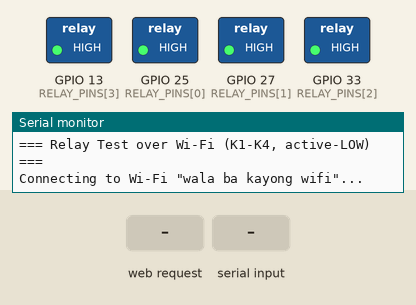
Recording of a sketch running on a simulated ESP32. Parts: switched loads named in the sketch (green lamp = pin HIGH), the last lines printed to the serial monitor. The inputs (shaded band) are chosen by the test bench. WiFi joins after 1.5 s; servers stay silent unless stated.

Above: at 1.2 s.
1.3 s: HTTP request GET /api/toggle?ch=1 received
At 2.5 s:
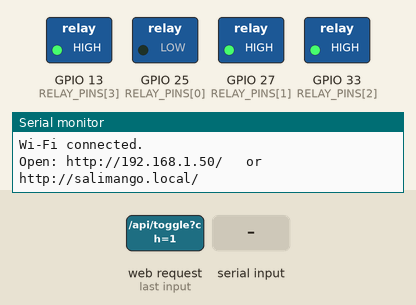
2.8 s: "90 45\n" received over Serial
At 3.9 s:
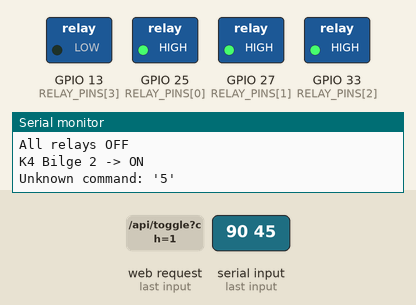
4.3 s: HTTP request GET /api/all?on=1 received
At 5.0 s:
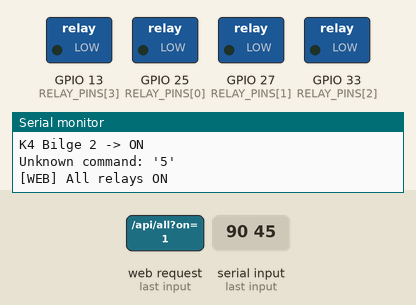
5.8 s: "1\n" received over Serial
At 6.1 s:
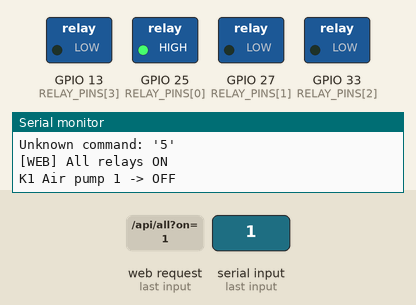
7.3 s: "30 150\n" received over Serial
At 8.5 s:
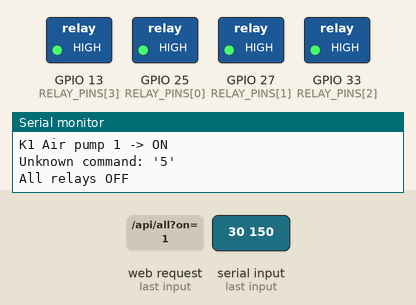
8.8 s: "a 45\n" received over Serial
At 9.6 s:
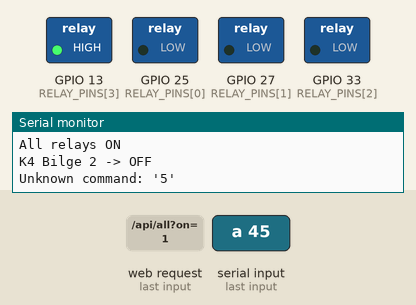
Timing chart, 0 to 11.3 s (numbered marks = the images above; inputs shaded):
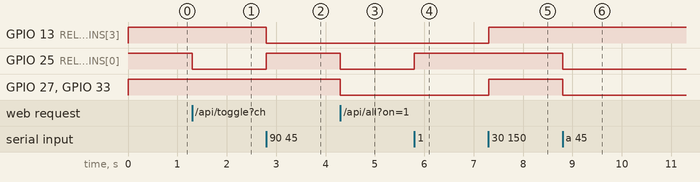

The sketch:

relay_wifi_test_k1k4.ino
```cpp
/*
  S.A.L.I.M.A.N.G.O. - Relay Test K1-K4 over 2.4 GHz Wi-Fi (ESP32 #1, float node)
  File: relay_wifi_test_k1k4.ino
  -------------------------------------------------------------------------
  Controls K1-K4 from a web page on the same Wi-Fi network.
  Serial commands still work (115200 baud).

  5 V 8-channel relay module (SRD-05VDC), ACTIVE-LOW (LOW = ON).
    K1  IN1  GPIO 25  Air pump 1
    K2  IN2  GPIO 27  Air pump 2
    K3  IN3  GPIO 33  Bilge pump 1
    K4  IN4  GPIO 13  Bilge pump 2

  Notes:
    - ESP32 supports 2.4 GHz Wi-Fi only (not 5 GHz).
    - GPIO 25/27/13 are ADC2 pins. Wi-Fi only blocks ADC2 *analog reads*;
      digital output to the relays is not affected. The analog sensors
      (pH 34, EC 35, DO 36) are on ADC1 and also work with Wi-Fi on.
    - The page has NO password. Use it only on your own private network
      for bench testing.

  How to use:
    1. Put your Wi-Fi name and password below.
    2. Upload with the laptop USB (buck USB unplugged).
    3. Open Serial Monitor (115200). Note the IP address printed.
    4. On a phone/laptop on the SAME Wi-Fi, open  http://<IP>/
       or try  http://salimango.local/

  Serial commands: 1-4 toggle | 0 all OFF | a all ON | p status | i IP
*/

#include <WiFi.h>
#include <WebServer.h>
#include <ESPmDNS.h>

// ---------- Wi-Fi credentials (edit these) ----------
const char* WIFI_SSID = "wala ba kayong wifi";
const char* WIFI_PASS = "Fortuna369@192629";
const char* MDNS_NAME = "salimango";            // -> http://salimango.local/

// ---------- Relays ----------
const uint8_t NUM_RELAYS = 4;
const uint8_t RELAY_PINS[NUM_RELAYS] = {25, 27, 33, 13};
const char* RELAY_NAMES[NUM_RELAYS] = {
  "K1 Air pump 1", "K2 Air pump 2", "K3 Bilge 1", "K4 Bilge 2"
};
bool relayOn[NUM_RELAYS] = {false, false, false, false};

WebServer server(80);

// ---------- Wi-Fi reconnect (non-blocking) ----------
const unsigned long WIFI_RETRY_MS = 10000;
unsigned long lastWifiAttempt = 0;
bool wasConnected = false;
bool mdnsStarted = false;

// ---------------------------------------------------------------
void setRelay(uint8_t i, bool on) {
  if (i >= NUM_RELAYS) return;
  relayOn[i] = on;
  digitalWrite(RELAY_PINS[i], on ? LOW : HIGH);   // active-LOW
}

void setAll(bool on) {
  for (uint8_t i = 0; i < NUM_RELAYS; i++) setRelay(i, on);
}

String statusJson() {
  String s = "{\"relays\":[";
  for (uint8_t i = 0; i < NUM_RELAYS; i++) {
    if (i) s += ",";
    s += "{\"ch\":" + String(i + 1) +
         ",\"name\":\"" + RELAY_NAMES[i] + "\"" +
         ",\"gpio\":" + String(RELAY_PINS[i]) +
         ",\"on\":" + (relayOn[i] ? "true" : "false") + "}";
  }
  s += "],\"rssi\":" + String(WiFi.RSSI()) + "}";
  return s;
}

void printStatus() {
  Serial.println(F("--- Relay status ---"));
  for (uint8_t i = 0; i < NUM_RELAYS; i++) {
    Serial.printf("%s (GPIO %u): %s\n", RELAY_NAMES[i], RELAY_PINS[i],
                  relayOn[i] ? "ON" : "OFF");
  }
}

void printIP() {
  if (WiFi.status() == WL_CONNECTED) {
    Serial.print(F("Open: http://"));
    Serial.print(WiFi.localIP());
    Serial.printf("/   or   http://%s.local/\n", MDNS_NAME);
  } else {
    Serial.println(F("Wi-Fi not connected."));
  }
}

// ---------- Web page ----------
const char PAGE[] PROGMEM = R"HTML(
<!doctype html><html><head>
<meta charset="utf-8"><meta name="viewport" content="width=device-width,initial-scale=1">
<title>Relay Test</title>
<style>
 body{font-family:system-ui,sans-serif;max-width:420px;margin:24px auto;padding:0 16px;background:#f4f6f8;color:#1b1f24}
 h1{font-size:20px;margin:0 0 4px}
 .sub{color:#5b6570;font-size:13px;margin-bottom:16px}
 .row{display:flex;align-items:center;justify-content:space-between;background:#fff;border-radius:10px;padding:12px 14px;margin:8px 0;box-shadow:0 1px 2px rgba(0,0,0,.08)}
 .name{font-weight:600}.gpio{font-size:12px;color:#5b6570}
 button{border:0;border-radius:8px;padding:10px 16px;font-size:15px;font-weight:600;cursor:pointer;min-width:84px}
 .on{background:#1f9d55;color:#fff}.off{background:#d5dbe1;color:#1b1f24}
 .all{display:flex;gap:8px;margin-top:14px}.all button{flex:1}
 .alloff{background:#c0392b;color:#fff}.allon{background:#1f6fb2;color:#fff}
 #msg{font-size:12px;color:#5b6570;margin-top:12px}
</style></head><body>
<h1>Relay Test (K1–K4)</h1>
<div class="sub">S.A.L.I.M.A.N.G.O. float node · active-LOW</div>
<div id="list"></div>
<div class="all">
 <button class="allon" onclick="allSet(1)">All ON</button>
 <button class="alloff" onclick="allSet(0)">All OFF</button>
</div>
<div id="msg">Loading…</div>
<script>
async function load(){
 try{
  const r=await fetch('/api/status');const d=await r.json();
  document.getElementById('list').innerHTML=d.relays.map(x=>
   `<div class="row"><div><div class="name">${x.name}</div><div class="gpio">IN${x.ch} · GPIO ${x.gpio}</div></div>
    <button class="${x.on?'on':'off'}" onclick="tog(${x.ch})">${x.on?'ON':'OFF'}</button></div>`).join('');
  document.getElementById('msg').textContent='Connected · Wi-Fi signal '+d.rssi+' dBm';
 }catch(e){document.getElementById('msg').textContent='Not reachable. Check Wi-Fi.';}
}
async function tog(ch){await fetch('/api/toggle?ch='+ch);load();}
async function allSet(v){await fetch('/api/all?on='+v);load();}
load();setInterval(load,2000);
</script></body></html>
)HTML";

// ---------- HTTP handlers ----------
void handleRoot()   { server.send_P(200, "text/html", PAGE); }
void handleStatus() { server.send(200, "application/json", statusJson()); }

void handleToggle() {
  int ch = server.arg("ch").toInt();             // 1..4
  if (ch < 1 || ch > NUM_RELAYS) {
    server.send(400, "application/json", "{\"error\":\"ch must be 1-4\"}");
    return;
  }
  uint8_t i = ch - 1;
  setRelay(i, !relayOn[i]);
  Serial.printf("[WEB] %s -> %s\n", RELAY_NAMES[i], relayOn[i] ? "ON" : "OFF");
  server.send(200, "application/json", statusJson());
}

void handleAll() {
  bool on = server.arg("on") == "1";
  setAll(on);
  Serial.printf("[WEB] All relays %s\n", on ? "ON" : "OFF");
  server.send(200, "application/json", statusJson());
}

// ---------- Wi-Fi ----------
void startWifi() {
  WiFi.mode(WIFI_STA);
  // Lower Wi-Fi TX power to reduce current spikes (helps prevent brownout
  // resets when powered from USB). Enough range for indoor bench testing.
  WiFi.setTxPower(WIFI_POWER_8_5dBm);
  WiFi.setAutoReconnect(true);
  WiFi.begin(WIFI_SSID, WIFI_PASS);
  lastWifiAttempt = millis();
  Serial.printf("Connecting to Wi-Fi \"%s\"...\n", WIFI_SSID);
}

void serviceWifi() {
  bool connected = (WiFi.status() == WL_CONNECTED);

  if (connected && !wasConnected) {              // just connected
    Serial.println(F("Wi-Fi connected."));
    if (!mdnsStarted && MDNS.begin(MDNS_NAME)) {
      MDNS.addService("http", "tcp", 80);
      mdnsStarted = true;
    }
    printIP();
  }
  if (!connected && wasConnected) {
    Serial.println(F("Wi-Fi lost. Retrying..."));
  }
  if (!connected && millis() - lastWifiAttempt >= WIFI_RETRY_MS) {
    lastWifiAttempt = millis();
    WiFi.disconnect();
    WiFi.begin(WIFI_SSID, WIFI_PASS);
  }
  wasConnected = connected;
}

// ---------- Serial ----------
void serviceSerial() {
  if (!Serial.available()) return;
  char c = Serial.read();
  if (c == '\n' || c == '\r' || c == ' ') return;

  if (c >= '1' && c <= '4') {
    uint8_t i = c - '1';
    setRelay(i, !relayOn[i]);
    Serial.printf("%s -> %s\n", RELAY_NAMES[i], relayOn[i] ? "ON" : "OFF");
  } else if (c == '0') { setAll(false); Serial.println(F("All relays OFF")); }
  else if (c == 'a' || c == 'A') { setAll(true); Serial.println(F("All relays ON")); }
  else if (c == 'p' || c == 'P') { printStatus(); }
  else if (c == 'i' || c == 'I') { printIP(); }
  else { Serial.printf("Unknown command: '%c'\n", c); }
}

// ---------------------------------------------------------------
void setup() {
  // Relays OFF first (pinMode, then HIGH) - works on core 2.x and 3.x.
  for (uint8_t i = 0; i < NUM_RELAYS; i++) {
    pinMode(RELAY_PINS[i], OUTPUT);
    digitalWrite(RELAY_PINS[i], HIGH);
    relayOn[i] = false;
  }

  Serial.begin(115200);
  Serial.println();
  Serial.println(F("=== Relay Test over Wi-Fi (K1-K4, active-LOW) ==="));

  startWifi();

  server.on("/", handleRoot);
  server.on("/api/status", handleStatus);
  server.on("/api/toggle", handleToggle);
  server.on("/api/all", handleAll);
  server.onNotFound([]() { server.send(404, "text/plain", "Not found"); });
  server.begin();
}

void loop() {
  serviceWifi();          // non-blocking reconnect
  server.handleClient();  // web requests
  serviceSerial();        // serial commands
}
```

Measured:
- after the input at 1.3 s, GPIO 25 (RELAY_PINS[0]): HIGH → LOW at once
- after the input at 2.8 s, GPIO 13 (RELAY_PINS[3]): HIGH → LOW at once; GPIO 25 (RELAY_PINS[0]): LOW → HIGH at once
- after the input at 4.3 s, GPIO 25 (RELAY_PINS[0]), GPIO 27 (RELAY_PINS[1]), GPIO 33 (RELAY_PINS[2]): HIGH → LOW at once
- after the input at 5.8 s, GPIO 25 (RELAY_PINS[0]): LOW → HIGH at once
- after the input at 7.3 s, GPIO 13 (RELAY_PINS[3]), GPIO 27 (RELAY_PINS[1]), GPIO 33 (RELAY_PINS[2]): LOW → HIGH at once
- after the input at 8.8 s, GPIO 25 (RELAY_PINS[0]), GPIO 27 (RELAY_PINS[1]), GPIO 33 (RELAY_PINS[2]): HIGH → LOW at once
